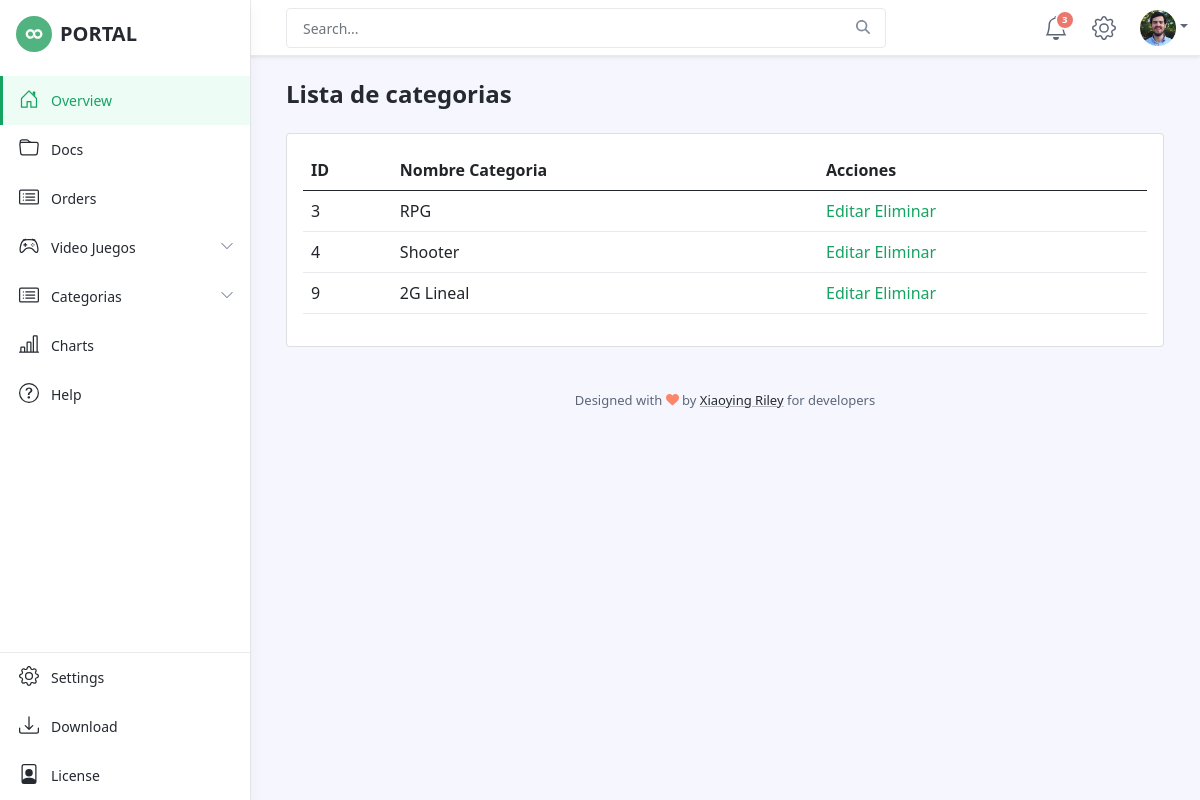
Screenshot of /categorias/lista/ with the database file from the repository.
### videojuego/models.py (models this page shows, shortened)
class Categoria(models.Model):
    nombre = models.CharField(max_length=50)

### videojuego/views.py (the view)
def lista_categoria(request):
    categorias= Categoria.objects.all()
    return render(request,'categorias/lista_categorias.html',{'categorias':categorias})

### videojuego/templates/categorias/lista_categorias.html (shortened to what this page needs)
{% extends 'base2.html' %}
{% block contenido %}
    <h1 class="app-page-title">Lista de categorias</h1>
        <div class="card">
            <div class="card-body">
                <table class="table">
                    <thead>
                        <th>ID</th>
                        <th>Nombre Categoria</th>
                        <th>Acciones</th>
                    </thead>
                    <tbody>
                        {% for categoria in categorias %}
                        <tr>
                            <td>{{categoria.id}}</td>
                            <td>{{categoria.nombre}}</td>
                            <td>
                                <a href="{% url 'categoria:editar_categoria' categoria.id %}">Editar</a>
                                <a href="{% url 'categoria:eliminar_categoria' categoria.id %}">Eliminar</a>
                            </td>
                        </tr>
                        {% endfor %}
                    </tbody>
                </table>
            </div>
        </div>
{% endblock contenido %}

### rows the page displays
Categoria: id "3", nombre "RPG"
Categoria: id "4", nombre "Shooter"
Categoria: id "9", nombre "2G Lineal"
